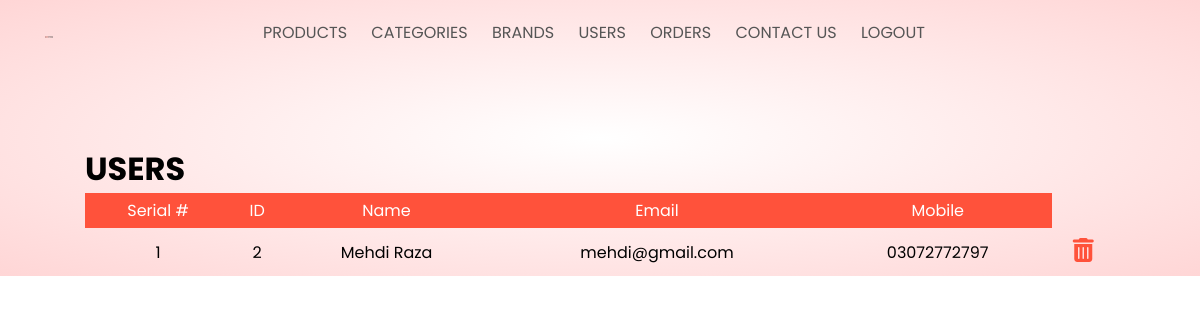
Page /Project/admin/users.php (signed in) on the committed database.
### tables this page shows
CREATE TABLE `account` (
  `id` int(11) NOT NULL,
  `name` varchar(255) NOT NULL,
  `email` varchar(50) NOT NULL,
  `password` varchar(15) NOT NULL,
  `mobile` varchar(15) NOT NULL
);

### Project/admin/users.php (the view, shortened to what this page needs)
<?php
require('header.php');
$res = mysqli_query($con, "select * from account where email!='admin@gmail.com' order by id");
?>
<div class="small-conatiner cart-page">
               <div class="card-body">
                  <h1 class="box-title">USERS </h1>
               </div>
                     <table class="table ">
                        <thead>
                           <tr>
                              <th class="serial">Serial #</th>
                              <th>ID</th>
                              <th>Name</th>
                              <th>Email</th>
                              <th>Mobile</th>
                           </tr>
                        </thead>
                        <tbody>
                           <?php
                           $i = 1;
                           while($row = mysqli_fetch_assoc($res)){?>
                           <tr>
                                <td class="serial"><?php echo $i ?></td>
                                <td><?php echo $row['id'] ?></td>
                                <td><?php echo $row['name'] ?></td>
                                <td><?php echo $row['email'] ?></td>
                                <td><?php echo $row['mobile'] ?></td>
                                <?php
                                echo "<td><a href = '?type=delete&id=".$row['id']."'><i class='fas fa-trash-alt fa-2x'></i></a></td>";
                                ++$i;
                                } ?>
                            </tr>
                        </tbody>
                     </table>
                  </div>
               </div>
            </div>

### Project/style.css (style rules this page uses)
* { margin: 0; padding: 0; box-sizing: border-box; }
a { text-decoration: none; color: #555; }
.small-conatiner { max-width: 67.5rem; margin: auto; padding-left: 1.5625rem; padding-right: 1.5625rem; }
.cart-page { margin: 5rem auto; }
table { width:100%; border-collapse: collapse; }
th { text-align: center; padding: 0.3125rem; color: #fff; background: #ff523b; font-weight: normal; }
td { text-align: center; padding: 0.625rem 0.3125rem; }
td a { color: #ff523b; font-size: 0.75rem; }

### rows in the picture
account: id "2", name "Mehdi Raza", email "mehdi@gmail.com", mobile "03072772797"
